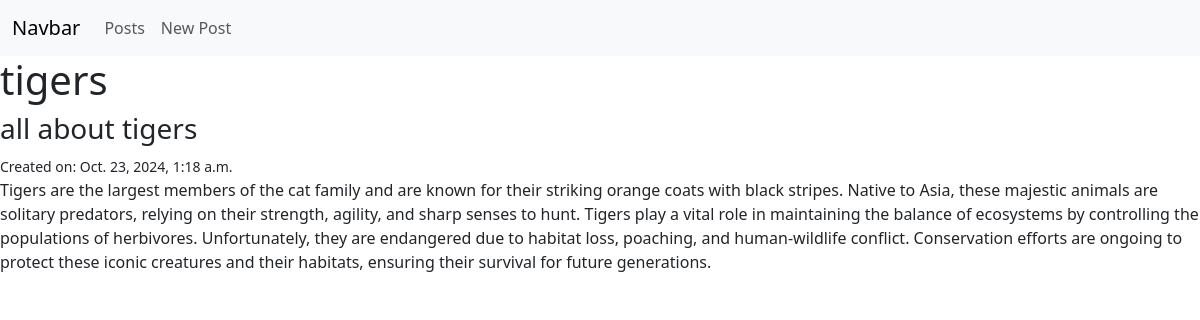
The app's page /posts/1/ with its own data.
### posts/models.py (models this page shows, shortened)
class Post(models.Model):
    title = models.CharField(max_length=128)
    subtitle = models.CharField(max_length=256)
    body = models.TextField()
    created_on = models.DateTimeField(auto_now_add=True)

### posts/views.py (the view)
# urls.py: path('<int:pk>/', views.PostDetailView.as_view(), name='detail'),
class PostDetailView(DetailView):
    template_name = 'posts/detail.html'
    model = Post

### templates/posts/detail.html (shortened to what this page needs)
{% extends 'base.html' %}
{% block content %}
<h1>{{ post.title }}</h1>
<h3>{{post.subtitle }}</h3>
<small>Created on: {{ post.created_on }}</small>
<p>{{ post.body }}</p>
{% endblock content %}

### templates/base.html (shortened to what this page needs)
{% load Static %}
<!DOCTYPE html>
<html lang="en">
<head>
    <link href="https://cdn.jsdelivr.net/npm/bootstrap@5.3.3/dist/css/bootstrap.min.css" rel="stylesheet"
>
</head>
<body>
    <nav class="navbar navbar-expand-lg bg-body-tertiary">
        <div class="container-fluid">
            <a class="navbar-brand" href="#">Navbar</a>
            <div class="collapse navbar-collapse" id="navbarNavAltMarkup">
                <div class="navbar-nav">
                    <a class="nav-link" href="{% url 'list' %}">Posts</a>
                    <a class="nav-link" href="{% url 'new' %}">New Post</a>
                </div>
            </div>
        </div>
    </nav>
    {% block content %}{% endblock content %}
</body>
</html>

### records on screen
Post: title "tigers", subtitle "all about tigers", created_on "Oct. 23, 2024, 1:18 a.m.", body "Tigers are the largest members of the cat family and are known for their striking orange coats with black stripes. Native to Asia, these majestic animals are solitary predators, relying on their strength, agility, and sharp senses to hunt. Tigers play a vital role in maintaining the balance of ecosystems by controlling the populations of herbivores. Unfortunately, they are endangered due to habitat loss, poaching, and human-wildlife conflict. Conservation efforts are ongoing to protect these iconic creatures and their habitats, ensuring their survival for future generations."
